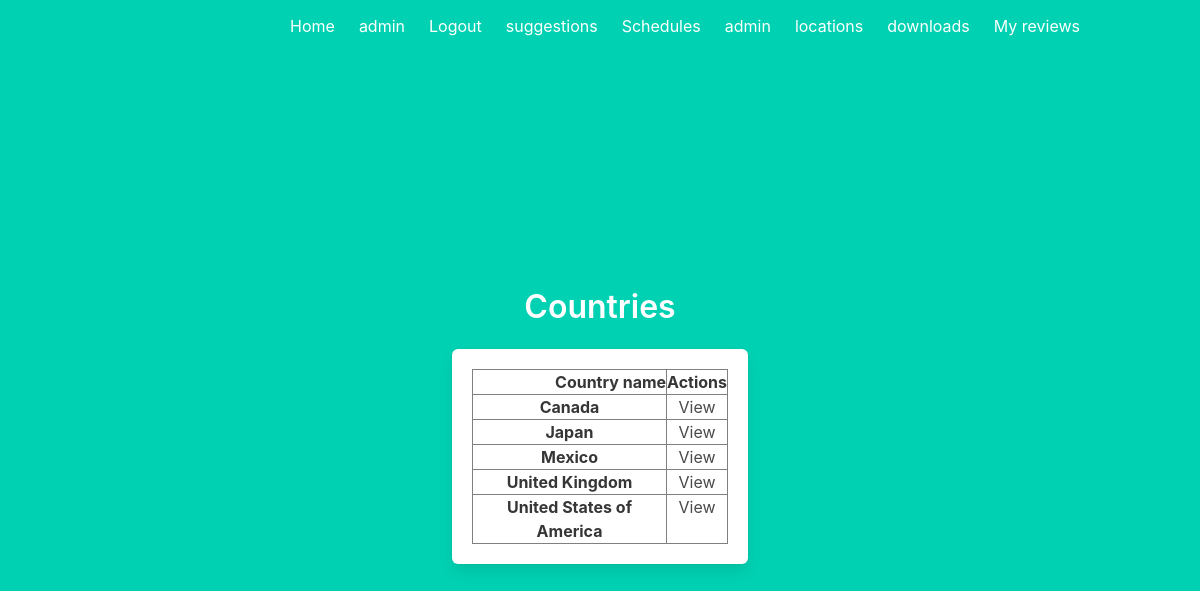
Screenshot of /locations/countries (signed in) with the database file from the repository.
### models.py (models this page shows, shortened)
class User(UserMixin, db.Model):
    id = db.Column(db.Integer, primary_key=True)
    firstName = db.Column(db.String(64), nullable = False)
    lastName = db.Column(db.String(64), nullable = True)
    phone_no = db.Column(db.Integer, nullable = True)
    email = db.Column(db.String(320), unique = True, nullable = False)
    isAdmin = db.Column(db.Boolean, nullable=False)
    password = db.Column(db.String(100), nullable = False) # TODO implement hash for password once everything is good
    reviews = db.relationship('Review', backref='user', lazy = True)
    schedules = db.relationship('Schedule', backref='user', lazy = True)
    events = db.relationship('Event', backref = 'user', lazy = True)

class Country(db.Model):
    countryName = db.Column(db.String, primary_key = True)
    officialLanguage = db.Column(db.String(100), nullable = False)
    provinces = db.relationship('Province', backref = 'country', lazy = True)
    cities = db.relationship('City', backref = 'country', lazy = True)

### area.py (the view)
@area.route('/locations/countries')
def countries():
    countries = Country.query.order_by(Country.countryName).all()
    return render_template('area/countries.html', countries = countries)

### app.py (called while the page is built)
@lm.user_loader
def load_user(user_id):
    return User.query.get(int(user_id))

### templates/area/countries.html (shortened to what this page needs)
{% extends "base.html" %}
{% block content %}
<div class="column is-4 is-offset-4">
    <h3 class="title">Countries</h3>
    <div class="box">
        {% if countries%}
            <table border="1" class="dataframe">
                <thead>
                  <tr style="text-align: right;">
                    <th>Country name</th>
                    <th>Actions</th>
                  </tr>
                </thead>
                <tbody>
                    {% for row in countries %}
                        <tr>
                              <th><a>{{row['countryName']}}</a></th>
                              <td><a href="/locations/{{row['countryName']}}/provinces">View</a></td>
                        </tr>
                    {% endfor %}
                </tbody>
              </table>
        {% else %}
            <h3>ok it works</h3>
        {% endif %}
    </div>
</div>
{% endblock %}

### templates/base.html (shortened to what this page needs)
<!DOCTYPE html>
<html>
<head>
    <link rel="stylesheet" href="https://cdnjs.cloudflare.com/ajax/libs/bulma/0.7.2/css/bulma.min.css" />
</head>
<body>
    <section class="hero is-primary is-fullheight">
        <div class="hero-head">
            <nav class="navbar">
                <div class="container">
                    <div id="navbarMenuHeroA" class="navbar-menu">
                        <div class="navbar-end">
                            <a href="{{ url_for('main.index') }}" class="navbar-item">
                                Home
                            </a>
                            {% if current_user.is_authenticated %}
                            <a href="{{ url_for('auth.profile') }}" class="navbar-item">
                                {{current_user['firstName']}}
                            </a>
                            <a href="{{ url_for('auth.logout') }}" class="navbar-item">
                                Logout
                            </a>
                            <a href="/suggestions/{{current_user.get_id()}}" class="navbar-item">
                                suggestions
                            </a>
                            {% endif %}
                            <a href="{{ url_for('sched.schedules') }}" class="navbar-item">
                                Schedules
                            </a>
                            {% if current_user.isAdmin %}
                            <a href="{{ url_for('adminView.admin') }}" class="navbar-item">
                                admin
                            </a>
                            {% endif %}
                            <a href="{{ url_for('area.locations') }}" class="navbar-item">
                                locations
                            </a>
                            <a href="{{url_for('sched.getDownloads')}}" class="navbar-item">
                                downloads
                            </a>
                            <a href="/myreviews" class="navbar-item">
                                My reviews
                            </a>
                        </div>
                    </div>
                </div>
            </nav>
        </div>
        <div class="hero-body">
            <div class="container has-text-centered">
               {% block content %}
               {% endblock %}
            </div>
        </div>
    </section>
</body>
</html>

### rows the page displays
User: firstName "admin"
Country: countryName "Canada"
Country: countryName "Japan"
Country: countryName "Mexico"
Country: countryName "United Kingdom"
Country: countryName "United States of America"
